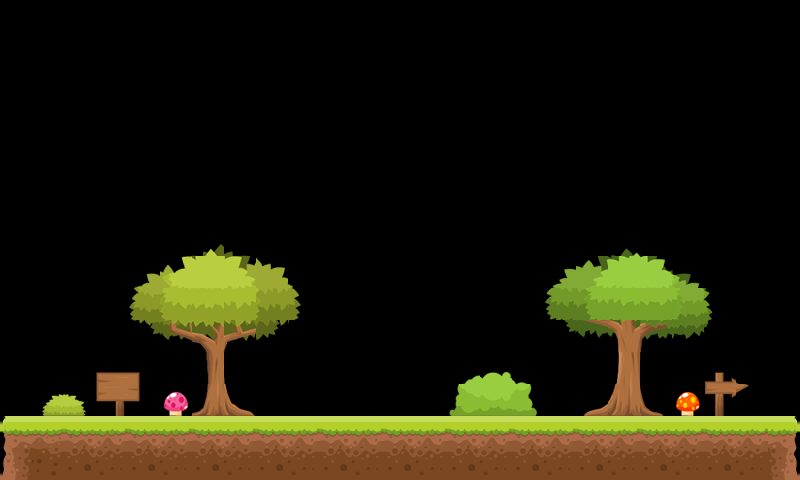

A level layout from a 2D game, rendered from its tile map. Below: a short description, then the map file with tile-grid data replaced by summaries:
An orthogonal 25x15 tile map with 32x32 px tiles, 1 tile layer (Слой тайлов 1) and 9 objects (LEFTWALL, SKYWALL, RIGHTWALL).

<map version="1.0" orientation="orthogonal" renderorder="right-down" width="25" height="15" tilewidth="32" tileheight="32" nextobjectid="109">
 <tileset firstgid="1" name="tile2" tilewidth="32" tileheight="32" spacing="4" margin="4" tilecount="196" columns="14">
  <image source="tmx/tile2.png" width="512" height="512" />
 </tileset>
 <layer name="Слой тайлов 1" width="25" height="15">
  <data>[375 cells, 134 non-empty, 94 distinct tile ids]</data>
 </layer>
 <objectgroup name="object" width="25" height="15">
  <object id="24" x="0" y="416" width="798" height="64" />
  <object id="17" name="LEFTWALL" x="1" y="1" width="5" height="480" />
  <object id="18" name="SKYWALL" x="3" y="0" width="800" height="5" />
  <object id="19" name="RIGHTWALL" x="795" y="3" width="5" height="480" />
 </objectgroup>
 <objectgroup name="rectangleStatic" width="25" height="15">
  <object id="99" x="319" y="384" width="128" height="32" />
 </objectgroup>
 <objectgroup name="box2Density" width="25" height="15">
  <object id="105" x="319" y="256" width="128" height="128" />
 </objectgroup>
 <objectgroup name="box1Density" width="25" height="15">
  <object id="106" x="384" y="192" width="64" height="64" />
  <object id="107" x="384" y="128" width="64" height="64" />
 </objectgroup>
 <objectgroup name="apple2" width="25" height="15">
  <object id="108" x="383" y="96" width="32" height="32" />
 </objectgroup>
</map>
